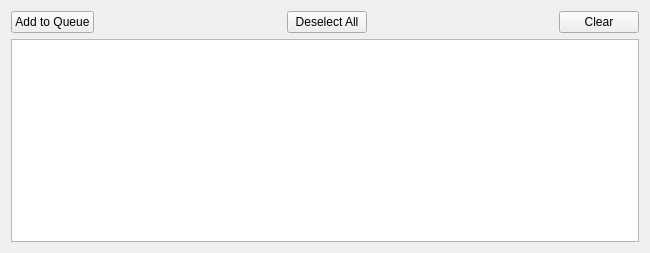
<?xml version="1.0" encoding="UTF-8"?>
<ui version="4.0">
 <class>Form</class>
 <widget class="QWidget" name="Form">
  <property name="geometry">
   <rect>
    <x>0</x>
    <y>0</y>
    <width>650</width>
    <height>253</height>
   </rect>
  </property>
  <property name="windowTitle">
   <string>Form</string>
  </property>
  <layout class="QVBoxLayout" name="verticalLayout_2">
   <item>
    <layout class="QHBoxLayout" name="horizontalLayout_2">
     <item>
      <widget class="QPushButton" name="addHistoryButton">
       <property name="toolTip">
        <string>Add selected plan to queue</string>
       </property>
       <property name="text">
        <string>Add to Queue</string>
       </property>
       <property name="icon">
        <iconset>
         <normaloff>plus.png</normaloff>plus.png</iconset>
       </property>
      </widget>
     </item>
     <item>
      <spacer name="horizontalSpacer_3">
       <property name="orientation">
        <enum>Qt::Horizontal</enum>
       </property>
       <property name="sizeHint" stdset="0">
        <size>
         <width>40</width>
         <height>20</height>
        </size>
       </property>
      </spacer>
     </item>
     <item>
      <widget class="QPushButton" name="deselectAllButton">
       <property name="toolTip">
        <string>Deselect all</string>
       </property>
       <property name="text">
        <string>Deselect All</string>
       </property>
       <property name="icon">
        <iconset>
         <normaloff>deselect.png</normaloff>deselect.png</iconset>
       </property>
      </widget>
     </item>
     <item>
      <spacer name="horizontalSpacer_4">
       <property name="orientation">
        <enum>Qt::Horizontal</enum>
       </property>
       <property name="sizeHint" stdset="0">
        <size>
         <width>40</width>
         <height>20</height>
        </size>
       </property>
      </spacer>
     </item>
     <item>
      <widget class="QPushButton" name="clearHistoryButton">
       <property name="toolTip">
        <string>Clear history</string>
       </property>
       <property name="text">
        <string>Clear</string>
       </property>
       <property name="icon">
        <iconset>
         <normaloff>clear.png</normaloff>clear.png</iconset>
       </property>
      </widget>
     </item>
    </layout>
   </item>
   <item>
    <widget class="QFrame" name="frame">
     <property name="frameShape">
      <enum>QFrame::NoFrame</enum>
     </property>
     <property name="frameShadow">
      <enum>QFrame::Raised</enum>
     </property>
     <layout class="QVBoxLayout" name="verticalLayout">
      <property name="leftMargin">
       <number>0</number>
      </property>
      <property name="topMargin">
       <number>0</number>
      </property>
      <property name="rightMargin">
       <number>0</number>
      </property>
      <property name="bottomMargin">
       <number>0</number>
      </property>
      <item>
       <widget class="QTableView" name="tableView_2"/>
      </item>
     </layout>
    </widget>
   </item>
  </layout>
 </widget>
 <resources/>
 <connections/>
</ui>
